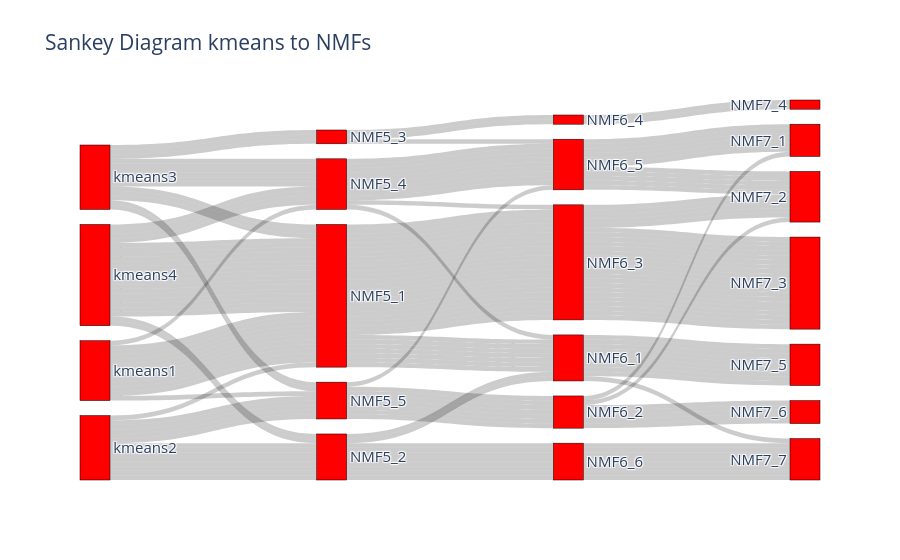

Write notebook code for a chart like this one.
### Code cell
import plotly.graph_objects as go
import numpy as np

fig = go.Figure(data=[go.Sankey(
    node = dict(
      pad = 15,
      thickness = 30,
      line = dict(color = "black", width = 0.5),
      label = ["kmeans1", "kmeans2", "kmeans3", "kmeans4", 
                "NMF5_1", "NMF5_2", "NMF5_3", "NMF5_4", "NMF5_5",
                "NMF6_1", "NMF6_2", "NMF6_3", "NMF6_4", "NMF6_5", "NMF6_6",
                "NMF7_1", "NMF7_2", "NMF7_3", "NMF7_4", "NMF7_5", "NMF7_6", "NMF7_7"],
      color = "red"
    ),
    link = dict(
      source = np.append(np.append(k_model.labels_, np.array(nmf_grp5, dtype='int')+4),np.array(nmf_grp6, dtype='int')+9), # indices correspond to labels, eg A1, A2, A1, B1, ...
      target = np.append(np.append(np.array(nmf_grp5, dtype='int')+4, np.array(nmf_grp6, dtype='int')+9), np.array(nmf_grp7, dtype='int')+15),
      value = np.zeros(len(k_model.labels_)*3)+2
  ))])

fig.update_layout(title_text="Sankey Diagram kmeans to NMFs", font_size=15)
fig.show()

### Figure 1 — Plotly figure (JSON) as saved in the notebook; plotly's stock layout.template omitted (floating-point values rounded to 4 significant figures; data arrays with more than 128 entries replaced by an {"elided": "..."} marker saying what was removed)
{"data": [{"link": {"source": {"elided": "189 int values"}, "target": {"elided": "189 int values"}, "value": {"elided": "189 int values"}}, "node": {"color": "red", "label": ["kmeans1", "kmeans2", "kmeans3", "kmeans4", "NMF5_1", "NMF5_2", "NMF5_3", "NMF5_4", "NMF5_5", "NMF6_1", "NMF6_2", "NMF6_3", "NMF6_4", "NMF6_5", "NMF6_6", "NMF7_1", "NMF7_2", "NMF7_3", "NMF7_4", "NMF7_5", "NMF7_6", "NMF7_7"], "line": {"color": "black", "width": 0.5}, "pad": 15, "thickness": 30}, "type": "sankey"}], "layout": {"font": {"size": 15}, "title": {"text": "Sankey Diagram kmeans to NMFs"}}}
